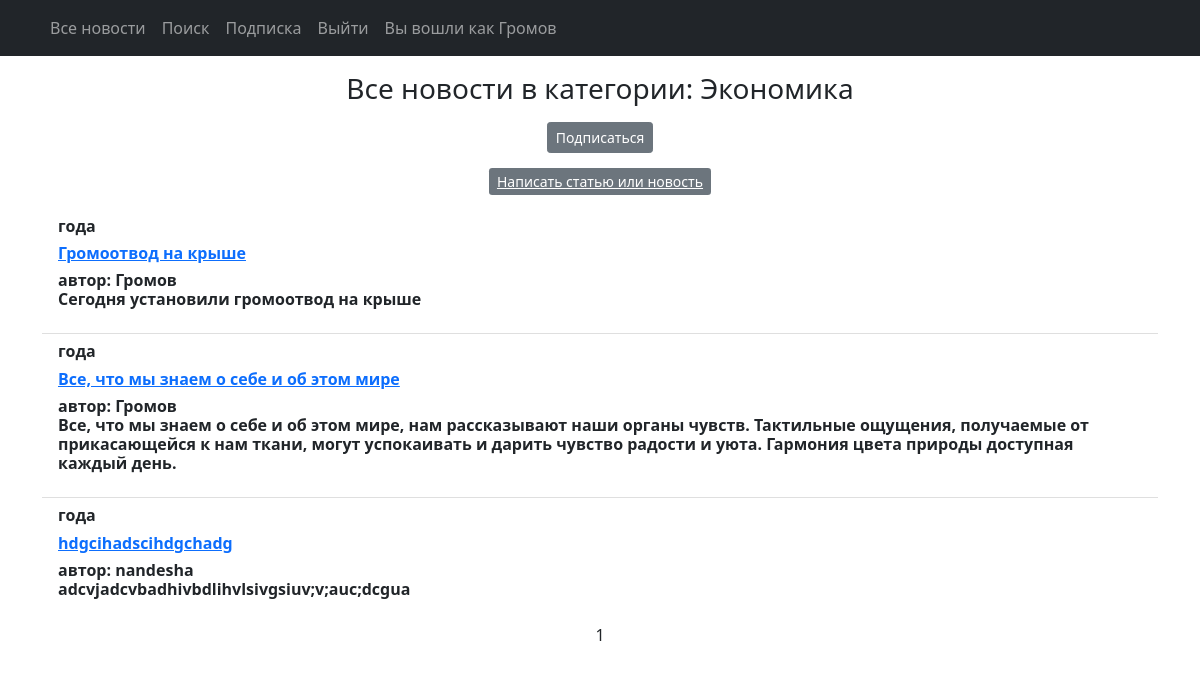
/news/categories/4/ (signed in), run on an earlier commit of the app's database.
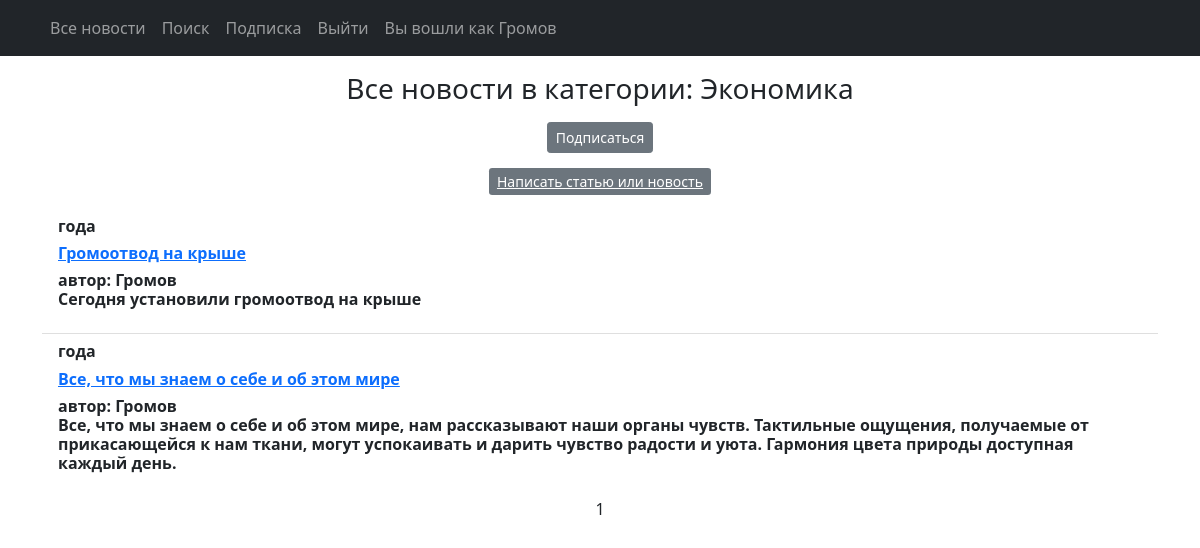
And on a later commit of the database.
### news/models.py (models this page shows, shortened)
class Post(models.Model):
    NEWS = 'NW'
    ARTICLE = 'AR'
    CATEGORY_CHOICES = (
        (NEWS, 'Новость'),
        (ARTICLE, 'Статья'),
    )
    author = models.ForeignKey(Author, on_delete=models.CASCADE)
    categoryType = models.CharField(max_length=2, choices=CATEGORY_CHOICES, default=ARTICLE)
    date = models.DateTimeField(auto_now_add=True)
    category = models.ManyToManyField(Category, through='PostCategory')
    title = models.CharField(max_length=255)
    text = models.TextField()
    rating = models.SmallIntegerField(default=0)
    class Meta:
        verbose_name = 'Новость'
        verbose_name_plural = 'Новости'

class Author(models.Model):
    authorUser = models.OneToOneField(User, on_delete=models.CASCADE)
    ratingAuthor = models.IntegerField(default=0)
    class Meta:
        verbose_name = 'Автор'
        verbose_name_plural = 'Авторы'
    def __str__(self):
        return f'{self.authorUser}'

### news/views.py (the view)
# urls.py: path('categories/<int:pk>/', CategoryListView.as_view(), name='category_list'),
class CategoryListView(PostList):
    model = Post
    template_name = 'category_list.html'
    context_object_name = 'category_news_list'
    ordering = '-date'
    paginate_by = 3
    def get_queryset(self):
        self.category = get_object_or_404(Category, id=self.kwargs['pk'])
        queryset = Post.objects.filter(category=self.category).order_by('-date')
        return queryset
    def get_context_data(self, **kwargs):
        context = super().get_context_data(**kwargs)
        context['is_not_subscriber'] = self.request.user not in self.category.subscribers.all()
        context['category'] = self.category
        return context

### news/templatetags/custom_filters.py (called while the page is built)
@register.filter()
def censor(value):
    text = value
    for r in replacements.items():
        text = text.replace(r[0], r[1])
    return text

### news/views.py (called while the page is built)
    def get_context_data(self, **kwargs):
        context = super().get_context_data(**kwargs)
        context['time_now'] = datetime.utcnow()
        context['is_author'] = self.request.user.groups.filter(name='authors').exists()
        return context

### news/templates/category_list.html (shortened to what this page needs)
{% extends 'default.html' %}
{% load custom_filters %}
{% load custom_tags %}
{% block content %}
<p><h3 class="text-normal fs-12">Все новости в категории: {{ category.name }} </p></h3>
{% if is_not_subscriber %}
<p class="text-center"><a href="{% url 'subscribe' category.id  %}" class="btn btn-secondary btn-sm">Подписаться</a></p>
{% endif %}
{% if perms.news.add_post %}
<p class="text-center">
    <a href="{% url 'post_create' %}" class="btn-secondary btn-sm">Написать статью или новость</a>
</p>
{% endif %}
{% if category_news_list %}
<ul class="list-group list-group-flush">
    {% for c in category_news_list %}
    <li class="list-group-item">
        <h6 align="left"<small class="fw-bold">{{ c.date | date:'d M Y'}} года</small> </h6>
        <h6 align="left"<small class="fw-bold"><a href="{% url 'post' c.id %}">{{ c.title | censor }}</a></small>
        <h6 align="left"<small class="fw-bold">автор: {{ c.author }}</small> <br>
        <p align="left">{{ c.text | truncatechars:410 }}</p>
    </li>
    {% endfor %}
</ul>
{% else %}
<h2>Новостей нет!</h2>
{% endif %}
{{ page_obj.number }}
{% endblock content %}

What changed in the data, as far as the page shows it:
removed Post: title|censor "hdgcihadscihdgchadg", author "nandesha", text "adcvjadcvbadhivbdlihvlsivgsiuv;v;auc;dcgua"
